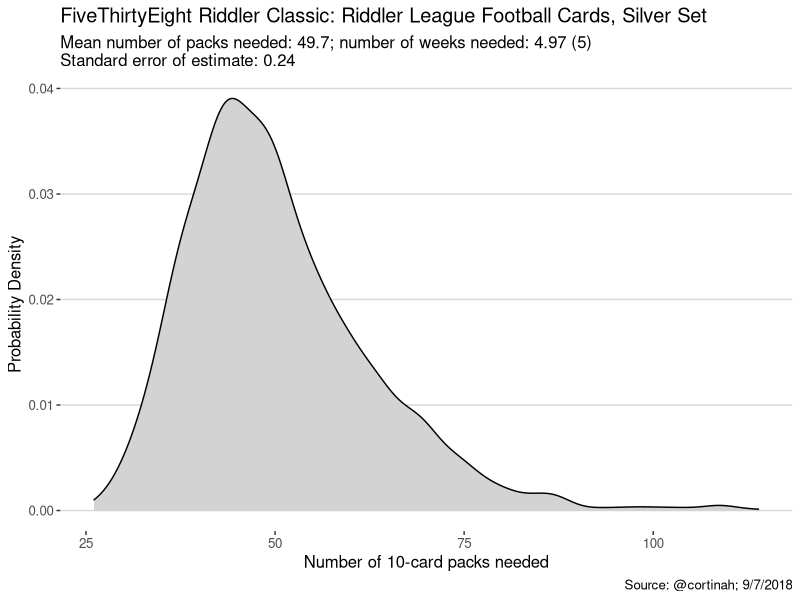
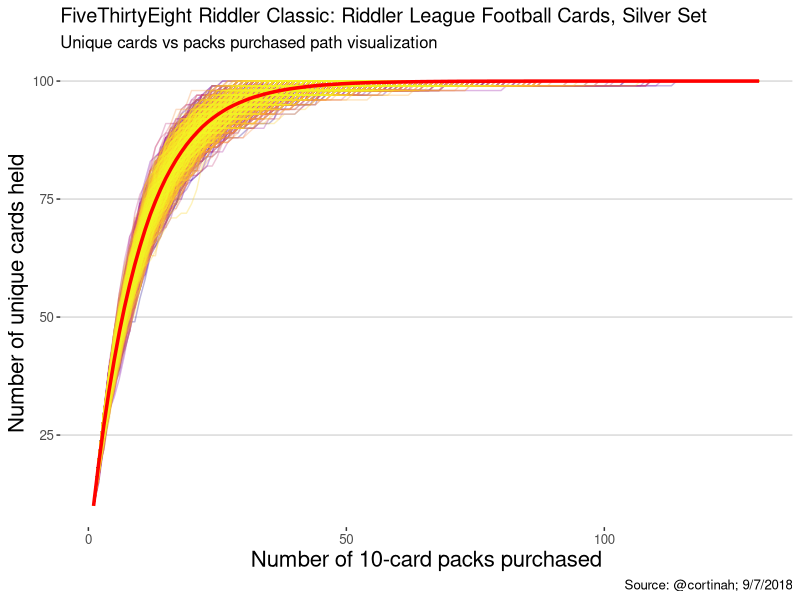
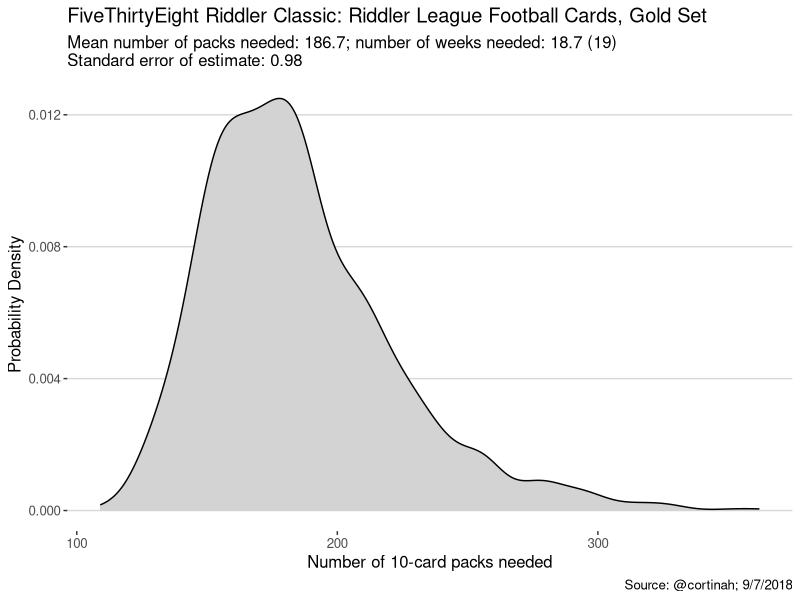
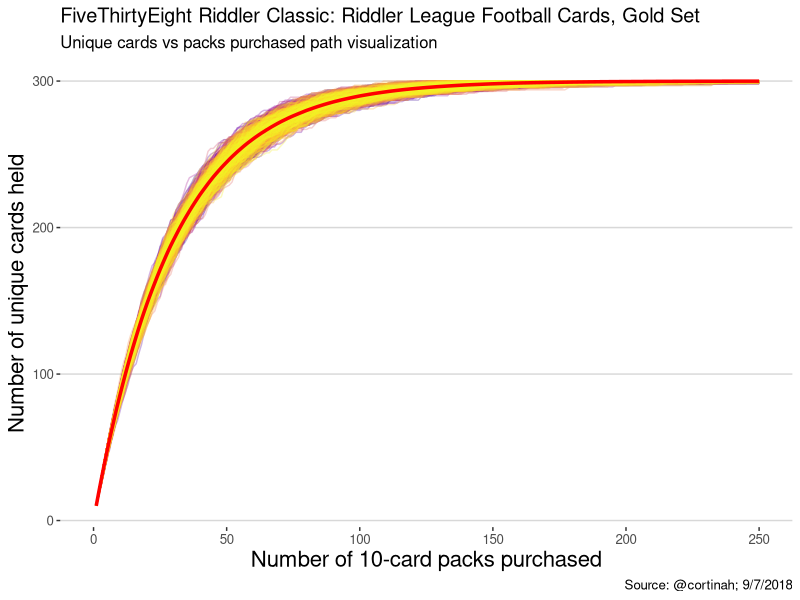

Reproduce these figures in R, in order.
## ---- chunk 1
library(tidyverse)
library(ggthemes)

cards <- 1:100
runs <- 2500
total <- vector("numeric",runs)
all_runs <- as.data.frame(matrix(NA,nrow=130,ncol=runs))
run <- 1
set.seed(1234)

while(run<=runs) {

  have <- vector("numeric",10)
  count <- 0
  
  repeat {
    draw <- sample(cards,10,replace=F)
    count <- count+1
    have <- unique(c(have,draw))
    all_runs[count, run] <- length(have)-1
  if (all(cards %in% have)) break
        }

  total[run] <- count
  run <- run+1
  }

ggplot(as.data.frame(total),aes(x=total)) +geom_density(fill='lightgrey') +
  theme_hc() +labs(x='Number of 10-card packs needed',
                   title='FiveThirtyEight Riddler Classic: Riddler League Football Cards, Silver Set',
                   caption='Source: @cortinah; 9/7/2018',y='Probability Density',
                   subtitle='Mean number of packs needed: 49.7; number of weeks needed: 4.97 (5)\nStandard error of estimate: 0.24')

all_runs[is.na(all_runs)] <- 100

mean_runs <- data.frame(run=1:130,mean=rowMeans(all_runs))

all_runs <- gather(all_runs)
all_runs <- all_runs %>% group_by(key) %>% mutate(run=1:n())

ggplot(all_runs,aes(x=run,y=value)) +geom_line(aes(color=key)) +theme_hc() +
  theme(legend.position="none") +scale_color_viridis_d(alpha=0.3,option = 'C') +geom_line(data=mean_runs,aes(x=run,y=mean),color='red',size=1.2) +
  labs(x='Number of 10-card packs purchased', title='FiveThirtyEight Riddler Classic: Riddler League Football Cards, Silver Set',
       caption='Source: @cortinah; 9/7/2018',y='Number of unique cards held', subtitle='Unique cards vs packs purchased path visualization') +
  theme(axis.title = element_text(size=16))
## ---- chunk 2
cards <- 1:300
runs <- 1500
total <- vector("numeric",runs)
all_runs <- as.data.frame(matrix(NA,nrow=400,ncol=runs))
run <- 1
set.seed(1234)

while(run<=runs) {

  have <- vector("numeric",10)
  count <- 0
  
repeat {
draw <- sample(cards,10,replace=F)
count <- count+1
have <- unique(c(have,draw))
all_runs[count, run] <- length(have)-1
if (all(cards %in% have)) break
}

total[run] <- count
run <- run+1
}


ggplot(as.data.frame(total),aes(x=total)) +geom_density(fill='lightgrey') +
  theme_hc() +labs(x='Number of 10-card packs needed',
                   title='FiveThirtyEight Riddler Classic: Riddler League Football Cards, Gold Set',
                   caption='Source: @cortinah; 9/7/2018',y='Probability Density',
                   subtitle='Mean number of packs needed: 186.7; number of weeks needed: 18.7 (19)\nStandard error of estimate: 0.98')

all_runs[is.na(all_runs)] <- 300

mean_runs <- data.frame(run=1:400,mean=rowMeans(all_runs))

all_runs <- gather(all_runs)
all_runs <- all_runs %>% group_by(key) %>% mutate(run=1:n())

ggplot(all_runs,aes(x=run,y=value)) +geom_line(aes(color=key)) +theme_hc() +
  theme(legend.position="none") +scale_color_viridis_d(alpha=0.3,option = 'C') +geom_line(data=mean_runs,aes(x=run,y=mean),color='red',size=1.2) +
  labs(x='Number of 10-card packs purchased', title='FiveThirtyEight Riddler Classic: Riddler League Football Cards, Gold Set',
       caption='Source: @cortinah; 9/7/2018',y='Number of unique cards held', subtitle='Unique cards vs packs purchased path visualization') +
  theme(axis.title = element_text(size=16)) +xlim(0, 250)
